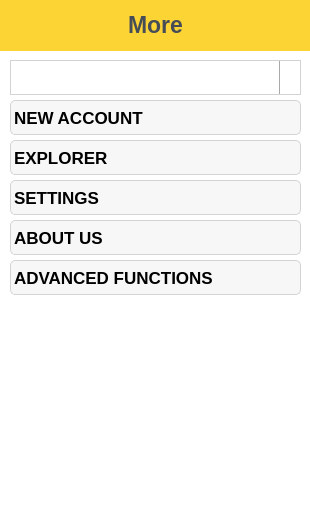
<?xml version="1.0" encoding="UTF-8"?>
<ui version="4.0">
 <class>PageMore</class>
 <widget class="QWidget" name="PageMore">
  <property name="geometry">
   <rect>
    <x>0</x>
    <y>0</y>
    <width>310</width>
    <height>532</height>
   </rect>
  </property>
  <property name="font">
   <font>
    <pointsize>13</pointsize>
    <stylestrategy>PreferAntialias</stylestrategy>
   </font>
  </property>
  <property name="windowTitle">
   <string>More</string>
  </property>
  <property name="styleSheet">
   <string notr="true">background: #FFFFFF</string>
  </property>
  <widget class="QFrame" name="headerFrame">
   <property name="geometry">
    <rect>
     <x>0</x>
     <y>0</y>
     <width>311</width>
     <height>51</height>
    </rect>
   </property>
   <property name="styleSheet">
    <string notr="true">background-color: #FCD535;</string>
   </property>
   <property name="frameShape">
    <enum>QFrame::NoFrame</enum>
   </property>
   <property name="frameShadow">
    <enum>QFrame::Plain</enum>
   </property>
   <widget class="QLabel" name="titleLabel">
    <property name="geometry">
     <rect>
      <x>10</x>
      <y>9</y>
      <width>291</width>
      <height>31</height>
     </rect>
    </property>
    <property name="sizePolicy">
     <sizepolicy hsizetype="MinimumExpanding" vsizetype="MinimumExpanding">
      <horstretch>0</horstretch>
      <verstretch>0</verstretch>
     </sizepolicy>
    </property>
    <property name="font">
     <font>
      <pointsize>17</pointsize>
      <bold>true</bold>
     </font>
    </property>
    <property name="styleSheet">
     <string notr="true">color: #474D57;</string>
    </property>
    <property name="text">
     <string>More</string>
    </property>
    <property name="scaledContents">
     <bool>false</bool>
    </property>
    <property name="alignment">
     <set>Qt::AlignCenter</set>
    </property>
   </widget>
  </widget>
  <widget class="QPushButton" name="advancedFunctionsPushButton">
   <property name="geometry">
    <rect>
     <x>10</x>
     <y>260</y>
     <width>291</width>
     <height>35</height>
    </rect>
   </property>
   <property name="minimumSize">
    <size>
     <width>0</width>
     <height>0</height>
    </size>
   </property>
   <property name="font">
    <font>
     <pointsize>13</pointsize>
     <bold>true</bold>
     <stylestrategy>PreferDefault</stylestrategy>
    </font>
   </property>
   <property name="focusPolicy">
    <enum>Qt::NoFocus</enum>
   </property>
   <property name="styleSheet">
    <string notr="true">QPushButton {
	border-style: solid;
	background-color: rgba(0, 0, 0, 8);
	border-width: 1px;
	border-radius: 5px;
	border-color: lightgrey;
	text-align:left;
    padding-right: 3px;
    padding-left: 3px;
	color:black;
}
QPushButton:hover {
    background-color: rgba(0, 0, 0, 16);
}

QPushButton:pressed {
    background-color: rgba(0, 0, 0, 64);
}</string>
   </property>
   <property name="text">
    <string>ADVANCED FUNCTIONS</string>
   </property>
   <property name="icon">
    <iconset resource="../../res.qrc">
     <normaloff>:/res/ic/res/ic/advanced.png</normaloff>:/res/ic/res/ic/advanced.png</iconset>
   </property>
  </widget>
  <widget class="QPushButton" name="newAccountPushButton">
   <property name="geometry">
    <rect>
     <x>10</x>
     <y>100</y>
     <width>291</width>
     <height>35</height>
    </rect>
   </property>
   <property name="minimumSize">
    <size>
     <width>0</width>
     <height>0</height>
    </size>
   </property>
   <property name="font">
    <font>
     <pointsize>13</pointsize>
     <bold>true</bold>
     <stylestrategy>PreferDefault</stylestrategy>
    </font>
   </property>
   <property name="focusPolicy">
    <enum>Qt::NoFocus</enum>
   </property>
   <property name="styleSheet">
    <string notr="true">QPushButton {
	border-style: solid;
	background-color: rgba(0, 0, 0, 8);
	border-width: 1px;
	border-radius: 5px;
	border-color: lightgrey;
	text-align:left;
    padding-right: 3px;
    padding-left: 3px;
	color:black;
}
QPushButton:hover {
    background-color: rgba(0, 0, 0, 16);
}

QPushButton:pressed {
    background-color: rgba(0, 0, 0, 64);
}</string>
   </property>
   <property name="text">
    <string>NEW ACCOUNT</string>
   </property>
   <property name="icon">
    <iconset resource="../../res.qrc">
     <normaloff>:/res/ic/res/ic/newAccount.png</normaloff>:/res/ic/res/ic/newAccount.png</iconset>
   </property>
  </widget>
  <widget class="QPushButton" name="explorerPushButton">
   <property name="geometry">
    <rect>
     <x>10</x>
     <y>140</y>
     <width>291</width>
     <height>35</height>
    </rect>
   </property>
   <property name="minimumSize">
    <size>
     <width>0</width>
     <height>0</height>
    </size>
   </property>
   <property name="font">
    <font>
     <pointsize>13</pointsize>
     <bold>true</bold>
     <stylestrategy>PreferDefault</stylestrategy>
    </font>
   </property>
   <property name="focusPolicy">
    <enum>Qt::NoFocus</enum>
   </property>
   <property name="styleSheet">
    <string notr="true">QPushButton {
	border-style: solid;
	background-color: rgba(0, 0, 0, 8);
	border-width: 1px;
	border-radius: 5px;
	border-color: lightgrey;
	text-align:left;
    padding-right: 3px;
    padding-left: 3px;
	color:black;
}
QPushButton:hover {
    background-color: rgba(0, 0, 0, 16);
}

QPushButton:pressed {
    background-color: rgba(0, 0, 0, 64);
}</string>
   </property>
   <property name="text">
    <string>EXPLORER</string>
   </property>
   <property name="icon">
    <iconset resource="../../res.qrc">
     <normaloff>:/res/ic/res/ic/magnify.png</normaloff>:/res/ic/res/ic/magnify.png</iconset>
   </property>
  </widget>
  <widget class="QPushButton" name="settingsPushButton">
   <property name="geometry">
    <rect>
     <x>10</x>
     <y>180</y>
     <width>291</width>
     <height>35</height>
    </rect>
   </property>
   <property name="minimumSize">
    <size>
     <width>0</width>
     <height>0</height>
    </size>
   </property>
   <property name="font">
    <font>
     <pointsize>13</pointsize>
     <bold>true</bold>
     <stylestrategy>PreferDefault</stylestrategy>
    </font>
   </property>
   <property name="focusPolicy">
    <enum>Qt::NoFocus</enum>
   </property>
   <property name="styleSheet">
    <string notr="true">QPushButton {
	border-style: solid;
	background-color: rgba(0, 0, 0, 8);
	border-width: 1px;
	border-radius: 5px;
	border-color: lightgrey;
	text-align:left;
    padding-right: 3px;
    padding-left: 3px;
	color:black;
}
QPushButton:hover {
    background-color: rgba(0, 0, 0, 16);
}

QPushButton:pressed {
    background-color: rgba(0, 0, 0, 64);
}</string>
   </property>
   <property name="text">
    <string>SETTINGS</string>
   </property>
   <property name="icon">
    <iconset resource="../../res.qrc">
     <normaloff>:/res/ic/res/ic/settings.png</normaloff>:/res/ic/res/ic/settings.png</iconset>
   </property>
  </widget>
  <widget class="QComboBox" name="accountsComboBox">
   <property name="geometry">
    <rect>
     <x>10</x>
     <y>60</y>
     <width>291</width>
     <height>35</height>
    </rect>
   </property>
   <property name="minimumSize">
    <size>
     <width>119</width>
     <height>0</height>
    </size>
   </property>
   <property name="font">
    <font>
     <pointsize>13</pointsize>
     <bold>true</bold>
     <stylestrategy>PreferDefault</stylestrategy>
    </font>
   </property>
   <property name="focusPolicy">
    <enum>Qt::NoFocus</enum>
   </property>
   <property name="styleSheet">
    <string notr="true">QComboBox {
    border: 1px solid lightgray;
    padding: 1px 18px 1px 3px;
    min-width: 6em; 
	color:black;
}
QComboBox:on { /* shift the text when the popup opens */
    padding-top: 3px;
    padding-left: 4px;
}
QComboBox::drop-down {
    subcontrol-origin: padding;
    subcontrol-position: top right;
    width: 20px;

    border-left-width: 1px;
    border-left-color: darkgray;
    border-left-style: solid; /* just a single line */
    border-top-right-radius: 5px; /* same radius as the QComboBox */
    border-bottom-right-radius: 5px;
}
QComboBox::drop-down::hover {
	background-color: rgba(0, 0, 0, 16);
}
QComboBox::drop-down::pressed {
    background-color: rgba(0, 0, 0, 64);
}
QComboBox::down-arrow {
    image: url(:/res/ic/res/ic/dropDownArrow.png);
	width: 12px;
    height: 12px;
}
QComboBox::down-arrow:on { /* shift the arrow when popup is open */
    top: 1px;
    left: 1px;
}
QListView::item {
	height: 31px;
	background-color: white;
	color: black;
}
QListView::item:selected:!active, QListView::item:selected:active {
	background-color: lightgrey;
	color: black;
}
QListView::item::hover {
	background-color: grey;
	/*font: url(:/Resources/Fonts/GameJam.ttf);*/
	color: black;
}
</string>
   </property>
  </widget>
  <widget class="QPushButton" name="aboutUsPushButton">
   <property name="geometry">
    <rect>
     <x>10</x>
     <y>220</y>
     <width>291</width>
     <height>35</height>
    </rect>
   </property>
   <property name="minimumSize">
    <size>
     <width>0</width>
     <height>0</height>
    </size>
   </property>
   <property name="font">
    <font>
     <pointsize>13</pointsize>
     <bold>true</bold>
     <stylestrategy>PreferDefault</stylestrategy>
    </font>
   </property>
   <property name="focusPolicy">
    <enum>Qt::NoFocus</enum>
   </property>
   <property name="styleSheet">
    <string notr="true">QPushButton {
	border-style: solid;
	background-color: rgba(0, 0, 0, 8);
	border-width: 1px;
	border-radius: 5px;
	border-color: lightgrey;
	text-align:left;
    padding-right: 3px;
    padding-left: 3px;
	color:black;
}
QPushButton:hover {
    background-color: rgba(0, 0, 0, 16);
}

QPushButton:pressed {
    background-color: rgba(0, 0, 0, 64);
}</string>
   </property>
   <property name="text">
    <string>ABOUT US</string>
   </property>
   <property name="icon">
    <iconset resource="../../res.qrc">
     <normaloff>:/res/ic/res/ic/aboutUs.png</normaloff>:/res/ic/res/ic/aboutUs.png</iconset>
   </property>
  </widget>
 </widget>
 <resources>
  <include location="../../res.qrc"/>
 </resources>
 <connections/>
</ui>
